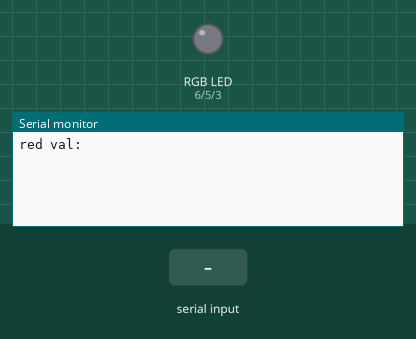
A sketch run on a simulated Arduino Uno, built with avr-gcc and run on an emulated ATmega328P. On the bench: an RGB LED mixed from three pins (HIGH = lit), the last lines printed to the serial monitor. Inputs (shaded band) come from the test bench.

Above: at 0.9 s.
1.0 s: "90,45,200\n" received over Serial
At 1.02 s:
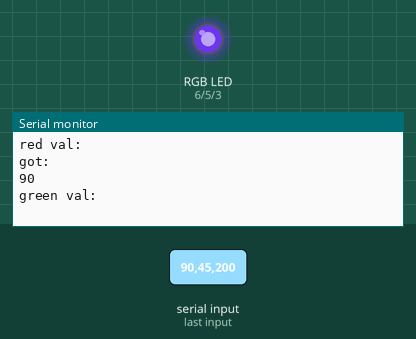
At 1.8 s:
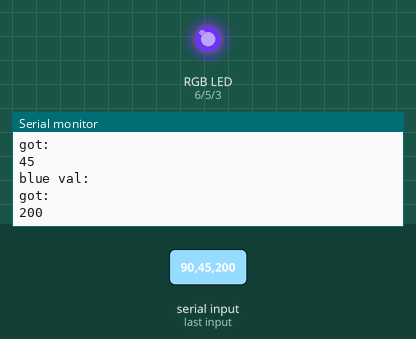

The sketch:

pink.ino
```cpp
const int RED_PIN = 6;
const int GREEN_PIN = 5;
const int BLUE_PIN = 3;


int redVal = 0;
int greenVal = 0;
int blueVal = 0;

void setup()
{
    Serial.begin(9600);
    pinMode(RED_PIN, OUTPUT);
    pinMode(GREEN_PIN, OUTPUT);
    pinMode(BLUE_PIN, OUTPUT);

    Serial.println("red val:");
    while (Serial.available()==0){}
    redVal = Serial.parseInt();
    Serial.println("got: ");
    Serial.println(redVal);
    analogWrite(RED_PIN, redVal);

    Serial.println("green val:");
    while (Serial.available()==0){}
    greenVal = Serial.parseInt();
    Serial.println("got: ");
    Serial.println(greenVal);
    analogWrite(GREEN_PIN, greenVal);

    Serial.println("blue val:");
    while (Serial.available()==0){}
    blueVal = Serial.parseInt();
    Serial.println("got: ");
    Serial.println(blueVal);
    analogWrite(BLUE_PIN, blueVal);

}

void loop(){
    delay(1000);
}
```

Measured:
- after the input at 1.0 s, the serial monitor: prints a new line at once (image 1)
